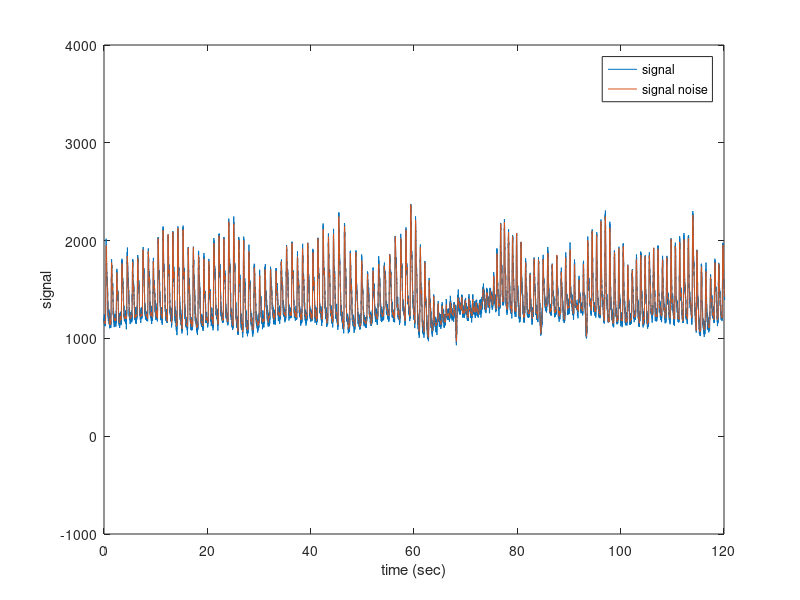

MATLAB code for this plot: (Note: this script raises an error after producing the figure.)
% This main is using the three different methods to compare them. 
clear all
close all
clc

addpath(genpath('./functions'));
addpath(genpath('./signals'));

%% Signal and data definitions

signal = load('perfect_ppg.mat');
signal = signal.perfect_ppg;
time = load('time_perfect_ppg.mat');
time = time.time_perfect_ppg;
time = (time-time(1))*10^(-3);
Fs = 128; % sampling frequency


snr = -15;
EB_N0 = 1;
v_bbgc = 10^(-snr(EB_N0)/10);

Tpulse = 6;


% Generate original signal and a noisy version adding 
% a standard Gaussian white noise. 
signal_noise = signal+v_bbgc*randn(1,length(signal))';

figure, plot(time,signal_noise)
hold all
plot(time,signal), axis([0 120 -1000 4000])
xlabel('time (sec)')
ylabel('signal')
legend('signal','signal noise')
%% Kalman
[ ind_Rk, pulse_Tk, pulsek ] = algo_kalman( signal_noise, Fs, Tpulse );

%% Filtre 
[ ind_Rf1, pulse_Tf1, pulsef1, ind_Rf2, pulse_Tf2, pulsef2 ] = algo_filtre( signal_noise, Fs, Tpulse );

%% wavelet
[ind_Rw1, pulse_Tw1, pulsew1, ind_Rw2, pulse_Tw2, pulsew2, ...
ind_Rw3, pulse_Tw3, pulsew3 ] = algo_wavelet( signal_noise, Fs, Tpulse );
%%

figure, plot(ind_Rf1(2:end), pulsef1); 
hold all
plot(ind_Rf2(2:end), pulsef2)
plot(ind_Rk(2:end), pulsek)
plot(ind_Rw1(2:end), pulsew1)
plot(ind_Rw2(2:end), pulsew2)
plot(ind_Rw3(2:end), pulsew3)
legend('butter','cheby','kalman','W1','W2','W3')
title('Heart-Rate Obtention')

figure, plot(pulse_Tf1*10); 
hold all
plot(pulse_Tf2*10)
plot(pulse_Tk*10)
plot(pulse_Tw1*10)
plot(pulse_Tw2*10)
plot(pulse_Tw3*10)
legend('butter','cheby','kalman','W1','W2','W3')
title('Heart-Rate Obtention')